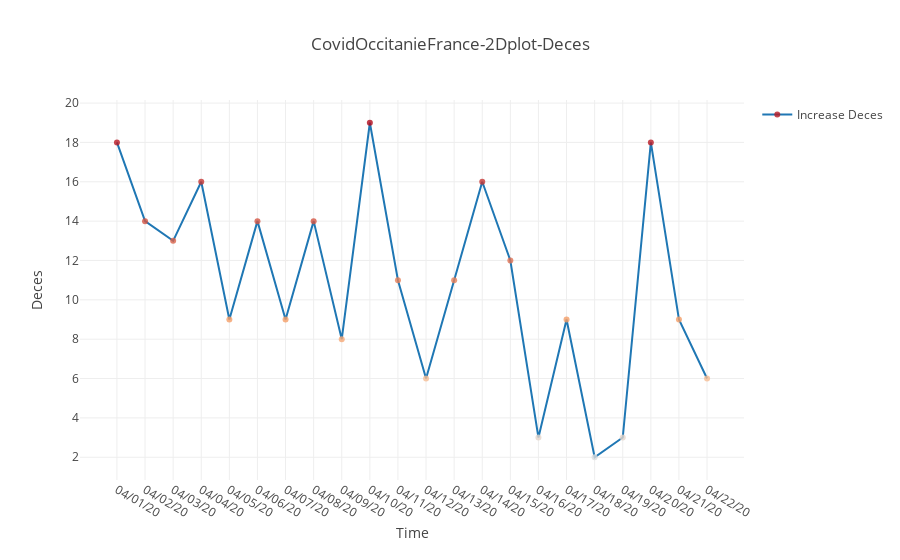

The code cell stored with this chart in its notebook:
### Code cell
trace_deces, a2 = create_2d_plot(plot_df=df, x_name="Date", y_name="Increase Deces")

data = [trace_deces]

layout = go.Layout(
    title=f"CovidOccitanieFrance-2Dplot-Deces",
    xaxis=dict(title="Time"),
    yaxis=dict(title="Deces"),
    showlegend=True,
) 
fig = go.Figure(data=data, layout=layout)
    
iplot(fig, filename="covid19-Occitanie")

### Figure 1 — Plotly figure (JSON) as saved in the notebook; plotly's stock layout.template omitted (floating-point values rounded to 4 significant figures)
{"data": [{"marker": {"color": [18, 14, 13, 16, 9, 14, 9, 14, 8, 19, 11, 6, 11, 16, 12, 3, 9, 2, 3, 18, 9, 6], "opacity": 0.8, "size": 6}, "mode": "lines+markers", "name": "Increase Deces", "type": "scatter", "uid": "d4adad71-13af-4fe5-bfef-abd550f3d939", "x": ["04/01/20", "04/02/20", "04/03/20", "04/04/20", "04/05/20", "04/06/20", "04/07/20", "04/08/20", "04/09/20", "04/10/20", "04/11/20", "04/12/20", "04/13/20", "04/14/20", "04/15/20", "04/16/20", "04/17/20", "04/18/20", "04/19/20", "04/20/20", "04/21/20", "04/22/20"], "y": [18, 14, 13, 16, 9, 14, 9, 14, 8, 19, 11, 6, 11, 16, 12, 3, 9, 2, 3, 18, 9, 6]}], "layout": {"showlegend": true, "title": {"text": "CovidOccitanieFrance-2Dplot-Deces"}, "xaxis": {"title": {"text": "Time"}}, "yaxis": {"title": {"text": "Deces"}}}}
